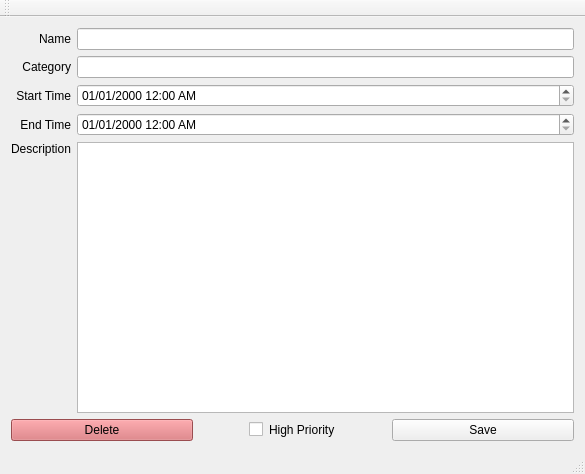
<?xml version="1.0" encoding="UTF-8"?>
<ui version="4.0">
 <class>Add_Window</class>
 <widget class="QMainWindow" name="Add_Window">
  <property name="geometry">
   <rect>
    <x>0</x>
    <y>0</y>
    <width>585</width>
    <height>474</height>
   </rect>
  </property>
  <property name="windowTitle">
   <string>MainWindow</string>
  </property>
  <widget class="QWidget" name="centralWidget">
   <layout class="QGridLayout" name="gridLayout">
    <item row="0" column="0">
     <layout class="QVBoxLayout" name="verticalLayout">
      <item>
       <layout class="QGridLayout" name="gridLayout_2">
        <item row="1" column="0">
         <widget class="QLabel" name="label_2">
          <property name="text">
           <string>Category</string>
          </property>
          <property name="alignment">
           <set>Qt::AlignRight|Qt::AlignTrailing|Qt::AlignVCenter</set>
          </property>
         </widget>
        </item>
        <item row="3" column="0">
         <widget class="QLabel" name="label_4">
          <property name="text">
           <string>End Time</string>
          </property>
          <property name="alignment">
           <set>Qt::AlignRight|Qt::AlignTrailing|Qt::AlignVCenter</set>
          </property>
         </widget>
        </item>
        <item row="2" column="0">
         <widget class="QLabel" name="label_3">
          <property name="text">
           <string>Start Time</string>
          </property>
          <property name="alignment">
           <set>Qt::AlignRight|Qt::AlignTrailing|Qt::AlignVCenter</set>
          </property>
         </widget>
        </item>
        <item row="0" column="2">
         <widget class="QLineEdit" name="nameEdit">
          <property name="text">
           <string/>
          </property>
         </widget>
        </item>
        <item row="3" column="2">
         <widget class="QDateTimeEdit" name="dateTimeEnd">
          <property name="displayFormat">
           <string>dd/MM/yyyy hh:mm AP</string>
          </property>
         </widget>
        </item>
        <item row="1" column="2">
         <widget class="QLineEdit" name="categoryEdit">
          <property name="text">
           <string/>
          </property>
         </widget>
        </item>
        <item row="2" column="2">
         <widget class="QDateTimeEdit" name="dateTimeStart">
          <property name="displayFormat">
           <string>dd/MM/yyyy h:mm AP</string>
          </property>
         </widget>
        </item>
        <item row="0" column="0">
         <widget class="QLabel" name="label">
          <property name="text">
           <string>Name</string>
          </property>
          <property name="alignment">
           <set>Qt::AlignRight|Qt::AlignTrailing|Qt::AlignVCenter</set>
          </property>
         </widget>
        </item>
        <item row="4" column="2">
         <widget class="QPlainTextEdit" name="text_Description">
          <property name="plainText">
           <string/>
          </property>
         </widget>
        </item>
        <item row="4" column="0">
         <widget class="QLabel" name="label_5">
          <property name="text">
           <string>Description</string>
          </property>
          <property name="alignment">
           <set>Qt::AlignLeading|Qt::AlignLeft|Qt::AlignTop</set>
          </property>
         </widget>
        </item>
       </layout>
      </item>
      <item>
       <layout class="QHBoxLayout" name="horizontalLayout_2"/>
      </item>
     </layout>
    </item>
    <item row="1" column="0">
     <layout class="QHBoxLayout" name="horizontalLayout">
      <item>
       <widget class="QPushButton" name="delete_button">
        <property name="styleSheet">
         <string notr="true">QPushButton {  background-color: rgb(216,108, 112)}</string>
        </property>
        <property name="text">
         <string>Delete</string>
        </property>
       </widget>
      </item>
      <item>
       <widget class="QCheckBox" name="priority_box">
        <property name="enabled">
         <bool>true</bool>
        </property>
        <property name="styleSheet">
         <string notr="true">QCheckBox{margin-left:50%; margin-right:50%;}</string>
        </property>
        <property name="text">
         <string>High Priority</string>
        </property>
        <property name="checked">
         <bool>false</bool>
        </property>
       </widget>
      </item>
      <item>
       <widget class="QPushButton" name="save_button">
        <property name="text">
         <string>Save</string>
        </property>
       </widget>
      </item>
     </layout>
    </item>
   </layout>
  </widget>
  <widget class="QToolBar" name="mainToolBar">
   <attribute name="toolBarArea">
    <enum>TopToolBarArea</enum>
   </attribute>
   <attribute name="toolBarBreak">
    <bool>false</bool>
   </attribute>
  </widget>
  <widget class="QStatusBar" name="statusBar"/>
 </widget>
 <layoutdefault spacing="6" margin="11"/>
 <tabstops>
  <tabstop>nameEdit</tabstop>
  <tabstop>categoryEdit</tabstop>
  <tabstop>dateTimeStart</tabstop>
  <tabstop>dateTimeEnd</tabstop>
  <tabstop>text_Description</tabstop>
  <tabstop>delete_button</tabstop>
  <tabstop>priority_box</tabstop>
  <tabstop>save_button</tabstop>
 </tabstops>
 <resources/>
 <connections/>
</ui>
